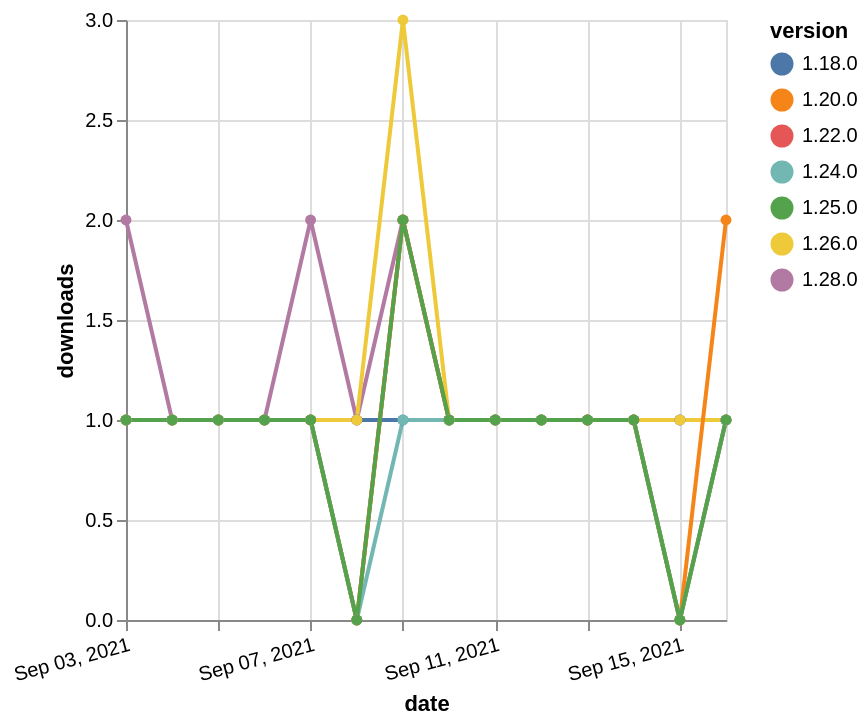

The Vega-Lite source for this figure:
### Vega-Lite specification from a JSON file in a GitHub repository (floating-point values rounded to 4 significant figures)
{"$schema": "https://vega.github.io/schema/vega-lite/v5.json", "description": "A simple bar chart with embedded data.", "data": {"values": [{"date": "2021-09-03", "total": 227, "delta": 1, "version": "1.18.0"}, {"date": "2021-09-04", "total": 228, "delta": 1, "version": "1.18.0"}, {"date": "2021-09-05", "total": 229, "delta": 1, "version": "1.18.0"}, {"date": "2021-09-06", "total": 230, "delta": 1, "version": "1.18.0"}, {"date": "2021-09-07", "total": 231, "delta": 1, "version": "1.18.0"}, {"date": "2021-09-08", "total": 232, "delta": 1, "version": "1.18.0"}, {"date": "2021-09-09", "total": 233, "delta": 1, "version": "1.18.0"}, {"date": "2021-09-10", "total": 234, "delta": 1, "version": "1.18.0"}, {"date": "2021-09-11", "total": 235, "delta": 1, "version": "1.18.0"}, {"date": "2021-09-12", "total": 236, "delta": 1, "version": "1.18.0"}, {"date": "2021-09-13", "total": 237, "delta": 1, "version": "1.18.0"}, {"date": "2021-09-14", "total": 238, "delta": 1, "version": "1.18.0"}, {"date": "2021-09-15", "total": 239, "delta": 1, "version": "1.18.0"}, {"date": "2021-09-16", "total": 240, "delta": 1, "version": "1.18.0"}, {"date": "2021-09-03", "total": 184, "delta": 1, "version": "1.22.0"}, {"date": "2021-09-04", "total": 185, "delta": 1, "version": "1.22.0"}, {"date": "2021-09-05", "total": 186, "delta": 1, "version": "1.22.0"}, {"date": "2021-09-06", "total": 187, "delta": 1, "version": "1.22.0"}, {"date": "2021-09-07", "total": 188, "delta": 1, "version": "1.22.0"}, {"date": "2021-09-08", "total": 188, "delta": 0, "version": "1.22.0"}, {"date": "2021-09-09", "total": 190, "delta": 2, "version": "1.22.0"}, {"date": "2021-09-10", "total": 191, "delta": 1, "version": "1.22.0"}, {"date": "2021-09-11", "total": 192, "delta": 1, "version": "1.22.0"}, {"date": "2021-09-12", "total": 193, "delta": 1, "version": "1.22.0"}, {"date": "2021-09-13", "total": 194, "delta": 1, "version": "1.22.0"}, {"date": "2021-09-14", "total": 195, "delta": 1, "version": "1.22.0"}, {"date": "2021-09-15", "total": 195, "delta": 0, "version": "1.22.0"}, {"date": "2021-09-16", "total": 196, "delta": 1, "version": "1.22.0"}, {"date": "2021-09-03", "total": 116, "delta": 2, "version": "1.28.0"}, {"date": "2021-09-04", "total": 117, "delta": 1, "version": "1.28.0"}, {"date": "2021-09-05", "total": 118, "delta": 1, "version": "1.28.0"}, {"date": "2021-09-06", "total": 119, "delta": 1, "version": "1.28.0"}, {"date": "2021-09-07", "total": 121, "delta": 2, "version": "1.28.0"}, {"date": "2021-09-08", "total": 122, "delta": 1, "version": "1.28.0"}, {"date": "2021-09-09", "total": 124, "delta": 2, "version": "1.28.0"}, {"date": "2021-09-10", "total": 125, "delta": 1, "version": "1.28.0"}, {"date": "2021-09-11", "total": 126, "delta": 1, "version": "1.28.0"}, {"date": "2021-09-12", "total": 127, "delta": 1, "version": "1.28.0"}, {"date": "2021-09-13", "total": 128, "delta": 1, "version": "1.28.0"}, {"date": "2021-09-14", "total": 129, "delta": 1, "version": "1.28.0"}, {"date": "2021-09-15", "total": 130, "delta": 1, "version": "1.28.0"}, {"date": "2021-09-16", "total": 131, "delta": 1, "version": "1.28.0"}, {"date": "2021-09-03", "total": 160, "delta": 1, "version": "1.26.0"}, {"date": "2021-09-04", "total": 161, "delta": 1, "version": "1.26.0"}, {"date": "2021-09-05", "total": 162, "delta": 1, "version": "1.26.0"}, {"date": "2021-09-06", "total": 163, "delta": 1, "version": "1.26.0"}, {"date": "2021-09-07", "total": 164, "delta": 1, "version": "1.26.0"}, {"date": "2021-09-08", "total": 165, "delta": 1, "version": "1.26.0"}, {"date": "2021-09-09", "total": 168, "delta": 3, "version": "1.26.0"}, {"date": "2021-09-10", "total": 169, "delta": 1, "version": "1.26.0"}, {"date": "2021-09-11", "total": 170, "delta": 1, "version": "1.26.0"}, {"date": "2021-09-12", "total": 171, "delta": 1, "version": "1.26.0"}, {"date": "2021-09-13", "total": 172, "delta": 1, "version": "1.26.0"}, {"date": "2021-09-14", "total": 173, "delta": 1, "version": "1.26.0"}, {"date": "2021-09-15", "total": 174, "delta": 1, "version": "1.26.0"}, {"date": "2021-09-16", "total": 175, "delta": 1, "version": "1.26.0"}, {"date": "2021-09-03", "total": 299, "delta": 1, "version": "1.20.0"}, {"date": "2021-09-04", "total": 300, "delta": 1, "version": "1.20.0"}, {"date": "2021-09-05", "total": 301, "delta": 1, "version": "1.20.0"}, {"date": "2021-09-06", "total": 302, "delta": 1, "version": "1.20.0"}, {"date": "2021-09-07", "total": 303, "delta": 1, "version": "1.20.0"}, {"date": "2021-09-08", "total": 303, "delta": 0, "version": "1.20.0"}, {"date": "2021-09-09", "total": 305, "delta": 2, "version": "1.20.0"}, {"date": "2021-09-10", "total": 306, "delta": 1, "version": "1.20.0"}, {"date": "2021-09-11", "total": 307, "delta": 1, "version": "1.20.0"}, {"date": "2021-09-12", "total": 308, "delta": 1, "version": "1.20.0"}, {"date": "2021-09-13", "total": 309, "delta": 1, "version": "1.20.0"}, {"date": "2021-09-14", "total": 310, "delta": 1, "version": "1.20.0"}, {"date": "2021-09-15", "total": 310, "delta": 0, "version": "1.20.0"}, {"date": "2021-09-16", "total": 312, "delta": 2, "version": "1.20.0"}, {"date": "2021-09-03", "total": 153, "delta": 1, "version": "1.24.0"}, {"date": "2021-09-04", "total": 154, "delta": 1, "version": "1.24.0"}, {"date": "2021-09-05", "total": 155, "delta": 1, "version": "1.24.0"}, {"date": "2021-09-06", "total": 156, "delta": 1, "version": "1.24.0"}, {"date": "2021-09-07", "total": 157, "delta": 1, "version": "1.24.0"}, {"date": "2021-09-08", "total": 157, "delta": 0, "version": "1.24.0"}, {"date": "2021-09-09", "total": 158, "delta": 1, "version": "1.24.0"}, {"date": "2021-09-10", "total": 159, "delta": 1, "version": "1.24.0"}, {"date": "2021-09-11", "total": 160, "delta": 1, "version": "1.24.0"}, {"date": "2021-09-12", "total": 161, "delta": 1, "version": "1.24.0"}, {"date": "2021-09-13", "total": 162, "delta": 1, "version": "1.24.0"}, {"date": "2021-09-14", "total": 163, "delta": 1, "version": "1.24.0"}, {"date": "2021-09-15", "total": 163, "delta": 0, "version": "1.24.0"}, {"date": "2021-09-16", "total": 164, "delta": 1, "version": "1.24.0"}, {"date": "2021-09-03", "total": 134, "delta": 1, "version": "1.25.0"}, {"date": "2021-09-04", "total": 135, "delta": 1, "version": "1.25.0"}, {"date": "2021-09-05", "total": 136, "delta": 1, "version": "1.25.0"}, {"date": "2021-09-06", "total": 137, "delta": 1, "version": "1.25.0"}, {"date": "2021-09-07", "total": 138, "delta": 1, "version": "1.25.0"}, {"date": "2021-09-08", "total": 138, "delta": 0, "version": "1.25.0"}, {"date": "2021-09-09", "total": 140, "delta": 2, "version": "1.25.0"}, {"date": "2021-09-10", "total": 141, "delta": 1, "version": "1.25.0"}, {"date": "2021-09-11", "total": 142, "delta": 1, "version": "1.25.0"}, {"date": "2021-09-12", "total": 143, "delta": 1, "version": "1.25.0"}, {"date": "2021-09-13", "total": 144, "delta": 1, "version": "1.25.0"}, {"date": "2021-09-14", "total": 145, "delta": 1, "version": "1.25.0"}, {"date": "2021-09-15", "total": 145, "delta": 0, "version": "1.25.0"}, {"date": "2021-09-16", "total": 146, "delta": 1, "version": "1.25.0"}]}, "width": "container", "mark": {"type": "line", "point": {"filled": true}}, "encoding": {"x": {"field": "date", "type": "temporal", "timeUnit": "yearmonthdate", "title": "date", "axis": {"labelAngle": -15}}, "y": {"field": "delta", "type": "quantitative", "title": "downloads"}, "color": {"field": "version", "type": "nominal"}, "tooltip": {"field": "delta"}}}
